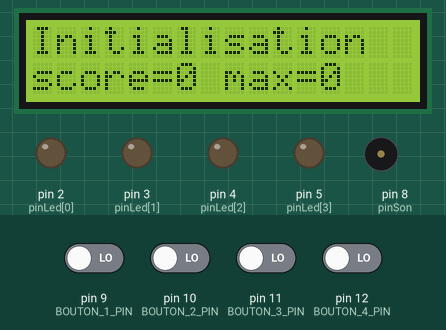
Recording of a sketch running on a simulated Arduino Uno, built with avr-gcc and run on an emulated ATmega328P. On the bench: 16×2 character LCD, output pins drawn as LEDs (lit = HIGH), buzzer (waves = sounding). Dashed ring = blinking. Inputs (shaded band) come from the test bench; at power-on: pin 9 (BOUTON_1_PIN), pin 10 (BOUTON_2_PIN), pin 11 (BOUTON_3_PIN), pin 12 (BOUTON_4_PIN) LOW. Random numbers use the default seed unless the sketch sets one; what the sketch prints to the serial monitor is not drawn.

Above: at 1.2 s.
1.3 s: pin 9 (BOUTON_1_PIN) driven HIGH
At 3.5 s:
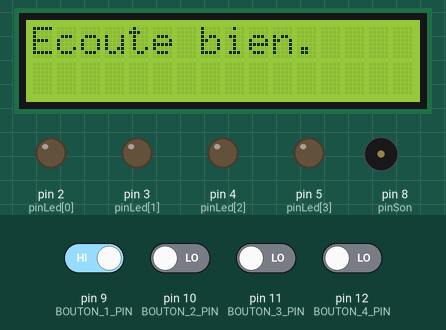
4.3 s: pin 9 (BOUTON_1_PIN) driven LOW
At 4.83 s:
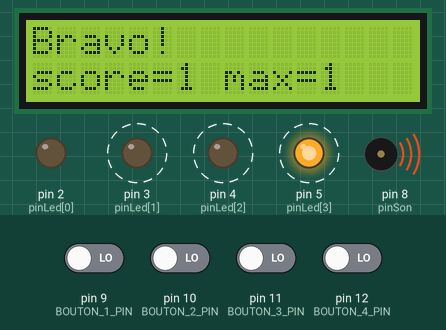
At 7.5 s:
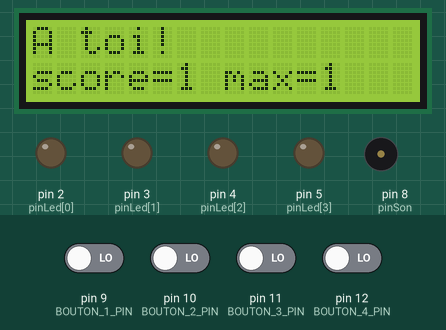
Timing chart, 0 to 9.0 s (numbered marks = the images above; inputs shaded):
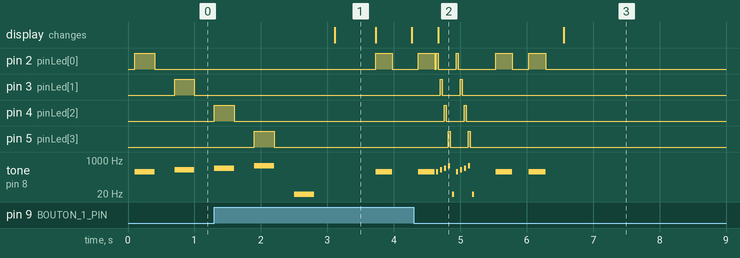

Measured:
- by itself, pin 3 (pinLed[1]), pin 4 (pinLed[2]), pin 5 (pinLed[3]): alternates HIGH for 0.03 s and LOW for 0.27 s, 4 changes in all, then stays LOW
- by itself, tone on pin 8 (pinSon): plays 261 Hz for 0.25 s, 261 Hz for 0.03 s, 329 Hz for 0.03 s, 392 Hz for 0.03 s, 523 Hz for 0.03 s, 2 Hz for 0.03 s … (13 notes in this stretch)
- what the display in image 1 shows lasts 0.6 s, from 3.1 s to 3.7 s

The sketch:

simon.ino
```cpp
#include <Wire.h>
#include <LiquidCrystal_I2C.h>

LiquidCrystal_I2C lcd(0x27, 16, 2); // set the LCD address to 0x27 for a 16 chars and 2 line display

//variables
int mode = 0; //mode dans le programme
int taille = 0; // taille de la séquence en cours
int posTest = 0; // position de la réponse
int sequence[50]; //tableau de la séquence (50 max)
int duree = 250; //temps pour l'allumage des LED
int score = 0;
int maxScore = 0;
//constantes
const int pinLed[4] = {2, 3, 4, 5}; //tableau de constantes pour les pins des LED
const char pinSon = 8; //constante pour le pin du buzzer
const int freqSon[4] = {261, 329, 392, 523}; //tableau de constantes des fréquences de sons
const int pinBouton = A0; //constantes pour la lecture du CAN0
const int BOUTON_1_PIN = 9;
const int BOUTON_2_PIN = 10;
const int BOUTON_3_PIN = 11;
const int BOUTON_4_PIN = 12;

void setup() {
  Serial.begin(9600);
  Serial.println("SETUP");
  lcd.init();                      // initialize the lcd
  // Print a message to the LCD.
  lcd.backlight();
  lcd.print("Bonjour!");

  //initialisation des nombres aléatoires
  randomSeed(analogRead(1));
  //paramétrage des pins LED et pin buzzer en mode OUTPUT
  for (int l = 2; l < 6; l++) {
    pinMode(l, OUTPUT);
    digitalWrite(l, LOW);
  }
  pinMode(pinSon, OUTPUT);
  pinMode(BOUTON_1_PIN, INPUT);
  pinMode(BOUTON_2_PIN, INPUT);
  pinMode(BOUTON_3_PIN, INPUT);
  pinMode(BOUTON_4_PIN, INPUT);

  Serial.println("SETUP OK");
}

void loop() {
  //les actions sont réalisées en fonction du mode en cours
  switch (mode) { //on regarde le mode
    case 0: //mode de démarrage
      score = 0;
      start(); // appel de la fonction de démarrage
      taille = 0; //on met la séquence à 0
      posTest = 0; //on recommence au début
      mode = 1; // on peut passer au mode suivant
      break;
    case 1: //mode de tirage d'une nouvelle séquence
      augmenteSequence(); //appel de la fonction pour allonger la séquence
      mode = 2; // on peut passer au mode suivant
      break;
    case 2: // mode d'écoute de la séquence
      joueSequence(); // on joue la séquence en cours
      posTest = 0; //on initialise la position de réponse
      mode = 3; // on peut passer au mode suivant
      break;
    case 3: // mode de réponse du joueur
      int b = testBouton(); // on appelle la fonction de lecture des boutons
      if (b != -1) { //si bouton appuyé
        delay(100); //petite attente
        sonLumSansDelay(b, duree); //on joue la note du joueur
        compare(b); // appel de la fonction de validation
      }
      break;
  }
}

//-----------------------fonctions--------------------

//fonction de son et lumière pour le démarrage d'une nouvelle séquence
void start() {
  lcd.clear();
  lcd.print("Initialisation");
  afficheScore();
  for (int l = 0; l < 5; l++) {
    sonLum(l, 300);
  }

  lcd.clear();
  lcd.print("Ecoute bien.");
  delay(600);
}

//fonction pour de son et lumière pour valider une suite de réponses
void valide() {
  lcd.clear();
  lcd.print("Bravo!");
  score++;
  afficheScore();
  for (int k = 0; k < 2; k++) {
    for (int l = 0; l < 5; l++) {
      sonLum(l, 30);
    }
  }
  delay(200);
}

//fonction de son et lumière pour invalider une suis de réponses
void nonValide() {
  lcd.clear();
  lcd.print("Nonnnnnnnn!");
  afficheScore();
  for (int k = 0; k < 2; k++) {
    for (int l = 4; l > -1; l--) {
      sonLum(l, 70);
    }
  }
  delay(1000);
}

//fonction qui allume une LED (l) en jouant le son associé pendant une durée (d)
void sonLum(int l, int d) {
  sonLumSansDelay(l, d);
  delay(d);
}
void sonLumSansDelay(int l, int d) {
  digitalWrite(pinLed[l], HIGH);
  tone(pinSon, freqSon[l], d);
  delay(d);
  digitalWrite(pinLed[l], LOW);
}
//fonction de tirage aléatoire d'une séquence
void augmenteSequence() {
  sequence[taille] = random(16) / 4; //permet un tirage mieux réparti
  afficheScore();
  if (taille < 50) taille++;

}

//On affiche la 2eme ligne du LCD
void afficheScore() {
  if (score > maxScore) maxScore = score;
  lcd.setCursor(0, 1);
  lcd.print("score=");
  lcd.print(score);
  lcd.print(" max=");
  lcd.print(maxScore);
}

//fonction qui joue la séquence en cours
void joueSequence() {
  //en utilisant une boucle et la fonction sonLum()
  for (int l = 0; l < taille; l++) {
    sonLum(sequence[l], duree);
  }
  lcd.clear();
  lcd.print("A toi!");
  afficheScore();
}

//fonction qui teste l'état des boutons et retourne le numéro de bouton
int testBouton() {
  int bouton = -1;
  int val = digitalRead(BOUTON_1_PIN);  // read input value;
  int valDelay = 20;
  delay(valDelay); //cf http://arduino.cc/en/Tutorial/AnalogInputPins have to wait a little before reading another value
  if (val == HIGH) {         // check if the input is HIGH (button released)
    bouton = 0;
    Serial.println("bouton 0");
  } else {
    val = digitalRead(BOUTON_2_PIN);  // read input value
    delay(valDelay); //cf http://arduino.cc/en/Tutorial/AnalogInputPins have to wait a little before reading another value
    if (val == HIGH) {         // check if the input is HIGH (button released)
      bouton = 1;
      Serial.println("bouton 1");
    } else {
      val = digitalRead(BOUTON_3_PIN);  // read input value
      delay(valDelay); //cf http://arduino.cc/en/Tutorial/AnalogInputPins have to wait a little before reading another value
      if (val == HIGH) {         // check if the input is HIGH (button released)
        bouton = 2;
        Serial.println("bouton 2");
      } else {
        val = digitalRead(BOUTON_4_PIN);  // read input value
        delay(valDelay); //cf http://arduino.cc/en/Tutorial/AnalogInputPins have to wait a little before reading another value
        if (val == HIGH) {         // check if the input is HIGH (button released)
          Serial.println("bouton 3");
          bouton = 3;
        }
      }
    }
  }
  //Serial.print("bouton=");
  //Serial.println(bouton);
  return bouton;
}

//fonction qui compare la réponse avec la séquence en cours
void compare (int b) {
  //soit on n'est pas au bout de la séquence et on continue avec l'appui suivant, soit  on est au bout de la séquence et on appelle la fonction valide() et on retourne au mode 1, soit le joueur a fait une erreur et on appelle la fonction nonValide() et on retourne au mode 0
  if (sequence[posTest] == b) {
    if (posTest + 1 < taille) {
      posTest++;
    }
    else {
      valide();
      mode = 1;
    }
  }
  else {
    nonValide();
    mode = 0;
  }
  //On ne passe pas à la suite tant que le bouton n'est pas relaché
  while (testBouton() != -1) {}
}
```
